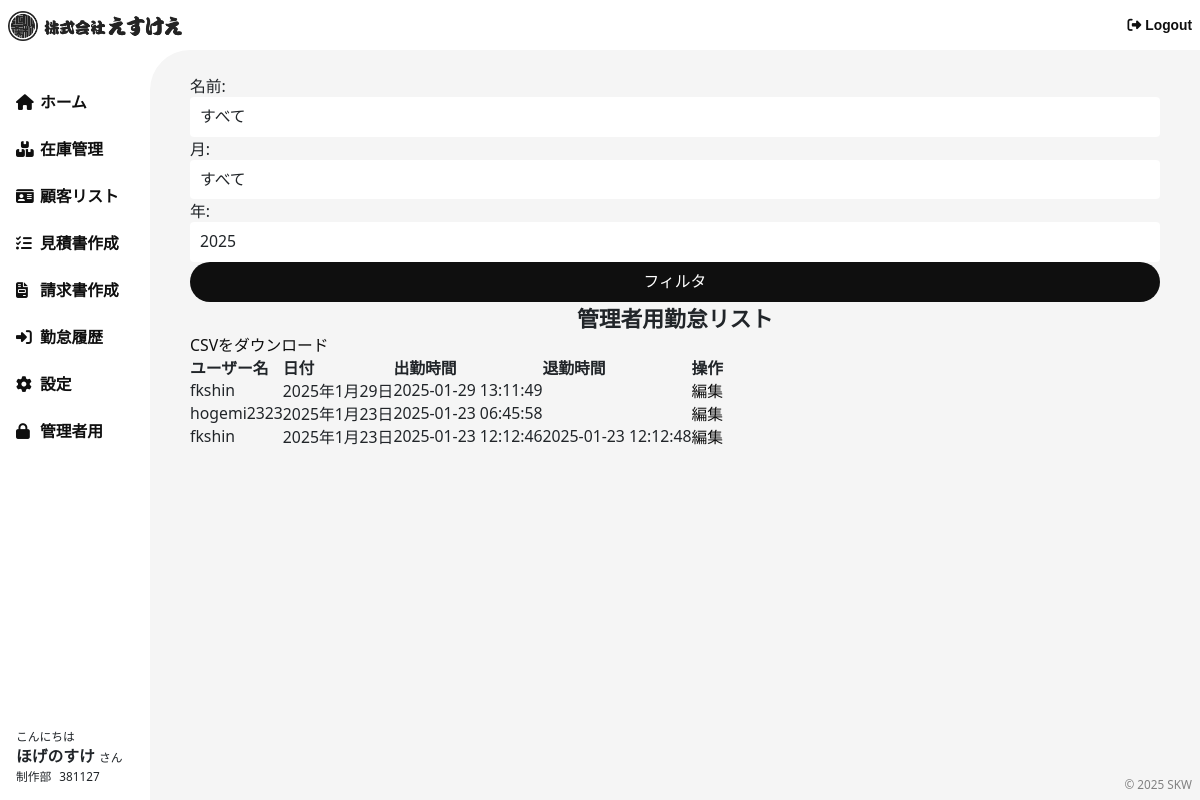
Page /attendance/admin_list/ (signed in) on the committed database.
### accounts/models.py (models this page shows, shortened)
class Profile(models.Model):
    user = models.OneToOneField(User, on_delete=models.CASCADE)
    phone_number = models.CharField(max_length=15, blank=True, null=True)
    department = models.CharField(max_length=100, blank=True, null=True)

### bms/models.py (models this page shows, shortened)
class Employee(models.Model):
    first_name = models.CharField(max_length=50, verbose_name="名", blank=True, null=True)
    last_name = models.CharField(max_length=50, verbose_name="姓", blank=True, null=True)
    email = models.EmailField(unique=True, verbose_name="メールアドレス", blank=True, null=True)
    department = models.CharField(max_length=100, verbose_name="部署", blank=True, null=True)
    phone_number = models.CharField(max_length=15, verbose_name="電話番号", blank=True, null=True)
    employee_number = models.CharField(
        max_length=6, unique=True, blank=True, null=True, verbose_name="社員番号"
    )

### attendance/models.py (models this page shows, shortened)
class AttendanceRecord(models.Model):
    user = models.ForeignKey(User, on_delete=models.CASCADE)  # ユーザーとの関連付け
    clock_in = models.DateTimeField(null=True, blank=True)  # 出勤時間
    clock_out = models.DateTimeField(null=True, blank=True)  # 退勤時間
    date = models.DateField(auto_now_add=True)  # 勤務日

### attendance/views.py (the view)
# urls.py: path('admin_list/', views.admin_attendance_list, name='admin_attendance_list'),  # 管理者向け勤怠リスト
@user_passes_test(lambda u: u.is_staff)
def admin_attendance_list(request):
    records = AttendanceRecord.objects.select_related('user').order_by('-date')
    current_time = now()
    month = request.GET.get('month')
    year = request.GET.get('year')
    name = request.GET.get('name')
    if name:
        records = records.filter(user__username__icontains=name)
    if year:
        records = records.filter(date__year=year)
    if month:
        records = records.filter(date__month=month)
    months = range(1, 13)
    users = User.objects.all()
    return render(request, 'attendance/admin_list.html', {
        'records': records,
        'month': month,
        'year': year,
        'name': name,
        'now': current_time,
        'months': months,  # これを追加
        'users': users,
    })

### bms/context_processors.py (called while the page is built)
def profile_info(request):
    if request.user.is_authenticated:
        user = request.user
        employee = Employee.objects.filter(email=user.email).first()
        if not employee:
            employee = Employee(employee_number="000000", email=user.email)
        return {
            'profile_info': {
                '姓': user.first_name or '設定されていません',
                '名': user.last_name or '設定されていません',
                'ログインID': user.username or '設定されていません',
                'メールアドレス': user.email or '設定されていません',
                '電話番号': getattr(user, 'profile', None) and getattr(user.profile, 'phone_number', '設定されていません'),
                '部署': getattr(user, 'profile', None) and getattr(user.profile, 'department', '設定されていません'),
            },
            'employee': employee  # Employeeデータも全ページで使えるようにする
        }
    return {'profile_info': None, 'employee': None}

### templates/attendance/admin_list.html (shortened to what this page needs)
{% extends "base.html" %}
{% block content %}
<form method="get">
    <label for="name">名前:</label>
    <select name="name" id="name">
        <option value="">すべて</option>
    </select>
    <label for="month">月:</label>
    <select name="month" id="month">
        <option value="">すべて</option>
    </select>
    <label for="year">年:</label>
    <input type="number" name="year" id="year" value="{{ year|default:now.year }}">
    <button type="submit">フィルタ</button>
</form>
<h1>管理者用勤怠リスト</h1>
<a href="{% url 'export_attendance_csv' %}">CSVをダウンロード</a>
<table border="1">
    <thead>
        <tr>
            <th>ユーザー名</th>
            <th>日付</th>
            <th>出勤時間</th>
            <th>退勤時間</th>
            <th>操作</th>
        </tr>
    </thead>
    <tbody>
        {% for record in records %}
        <tr>
            <td>{{ record.user.username }}</td>
            <td>{{ record.date }}</td>
            <td>{{ record.clock_in|date:"Y-m-d H:i:s" }}</td>
            <td>{{ record.clock_out|date:"Y-m-d H:i:s" }}</td>
            <td><a href="{% url 'edit_attendance' record.id %}">編集</a></td>
        </tr>
        {% empty %}
        <tr>
            <td colspan="5">勤怠記録がありません。</td>
        </tr>
        {% endfor %}
    </tbody>
</table>
{% endblock %}

### templates/base.html (shortened to what this page needs)
{% load django_browser_reload %}
<!DOCTYPE html>
<html lang="ja">
<head>
    {% load static %}
    {% include 'common/parts/head.html' %}
</head>
<body class="drawer drawer--right">
        <header class="header container-fluid">
            <div class="header__wrap">
                <div class="logo">
                    <a href="{% url 'index' %}">
                        <img src="{% static 'image/logo-bk.png' %}" alt="">
                    </a>
                </div>
                <div class="logout">
                    <a href=""><i class="fas fa-sign-out-alt"></i>Logout</a>
                </div>
            </div>
        </header>
    <div class="contents-wrapper">
        <aside>
            <ul class="menu">
                {% include 'common/parts/nav-menu.html' %}
            </ul>
            <div class="profile">
                <div class="hello">こんにちは</div>
                <div class="name">{{ profile_info.名 }} <span>さん</span></div>
                <div class="wrap">
                    <div class="sect">{{ profile_info.部署 }}</div>
                    <div class="numb">{{ employee.employee_number }}</div>
                </div>
            </div>
        </aside>
        <main>
            {% block content %}
            {% endblock %}
        </main>
        <footer class="footer">
            <div class="cr"><a href="{% url 'index' %}">&copy; 2025 SKW</a></div>
        </footer>
    </div>
</body>
</html>

### static/css/style.css (style rules this page uses)
html, body, div, span, applet, object, iframe, h1, h2, h3, h4, h5, h6, p, blockquote, pre, a, abbr, acronym, address, big, cite, code, del, dfn, em, img, ins, kbd, q, s, samp, small, strike, strong, sub, sup, tt, var, b, u, i, center, dl, dt, dd, ol, ul, li, fieldset, form, label, legend, table, caption, tbody, tfoot, thead, tr, th, td, article, aside, canvas, details, embed, figure, figcaption, footer, header, hgroup, menu, nav, output, ruby, section, summary, time, mark, audio, video { margin: 0; padding: 0; border: none; font-style: normal; text-align: left; zoom: 1; }
article, aside, details, figcaption, figure, footer, header, hgroup, menu, nav, section { display: block; }
table { border-collapse: collapse; font-family: inherit; }
h1, h2, h3, h4, h5 { font-size: 100%; font-weight: normal; line-height: 1; }
input, textarea, select { font-family: inherit; font-size: 16px; }
th, td { border-collapse: collapse; }
table th, table td { white-space: nowrap; }
ul, ol { list-style-type: none; }
img { vertical-align: text-bottom; vertical-align: -webkit-baseline-middle; max-width: 100%; height: auto; width: auto; }
.h1, .h2, .h3, .h4, .h5, .h6, h1, h2, h3, h4, h5, h6 { margin-bottom: unset; font-weight: unset; line-height: unset; }
html { font-size: 62.5%; }
body { font-size: clamp(1.4rem, 1.3346938776rem + 0.2040816327vw, 1.6rem); }
body a { color: #0f0f0f; }
body img { max-width: 100%; height: auto; }
body { line-height: normal; }
button, input, optgroup, select, textarea { margin: 0; padding: 0; font-family: inherit; font-size: 100%; line-height: 1.5; color: inherit; background: none; border: none; outline: none; box-shadow: none; -webkit-appearance: none; -moz-appearance: none; appearance: none; }
input, select, textarea { width: 100%; display: block; border: unset; border-radius: 4px; padding: 8px 10px; background-color: #fff; transition: border-color 0.2s ease-in-out, box-shadow 0.2s ease-in-out; }
select { cursor: pointer; background-color: #fff; }
button { background: none; border: none; padding: 0; cursor: pointer; }
button, input[type=submit], input[type=reset], input[type=button] { display: inline-block; padding: 4px 16px; font-size: clamp(1.4rem, 1.3346938776rem + 0.2040816327vw, 1.6rem); border-radius: 4px; background-color: #0f0f0f; color: #fff; text-align: center; transition: background 0.2s; width: 100%; }
button { border-radius: 100px; padding: 8px; }
::placeholder { color: #999; opacity: 1; }
body { font-size: clamp(1.2rem, 1.1346938776rem + 0.2040816327vw, 1.4rem); }
a { text-decoration: unset; }
.header { position: fixed; background-color: white; height: 50px; width: 100%; padding: 8px; display: flex; justify-content: center; align-items: center; z-index: 999; }
.header__wrap { display: flex; justify-content: center; align-items: center; justify-content: space-between; width: 100%; }
.header__wrap .logo img { height: 30px; }
.header__wrap .logout { font-size: clamp(1.2rem, 1.1346938776rem + 0.2040816327vw, 1.4rem); font-family: "brother-1816", sans-serif; font-weight: 800; font-style: normal; }
.header__wrap .logout i { margin-right: 4px; }
.contents-wrapper { display: grid; grid-template-columns: 150px 1fr; padding-top: 50px; min-height: 100vh; position: relative; }
main { background-color: whitesmoke; border-top-left-radius: 40px; padding: 24px 40px; }
aside { padding: 40px 16px 16px 16px; display: flex; flex-direction: column; justify-content: space-between; }
aside .profile { font-size: clamp(1.4rem, 1.3346938776rem + 0.2040816327vw, 1.6rem); }
aside .profile .name { font-weight: bold; }
aside .profile .name span { font-size: clamp(1rem, 0.9346938776rem + 0.2040816327vw, 1.2rem); font-weight: normal; }
aside .profile .hello { font-size: clamp(1rem, 0.9346938776rem + 0.2040816327vw, 1.2rem); }
aside .profile .wrap { display: flex; justify-content: center; align-items: center; font-size: clamp(1rem, 0.9346938776rem + 0.2040816327vw, 1.2rem); gap: 8px; justify-content: flex-start; }
.footer { position: absolute; font-size: clamp(1rem, 0.9346938776rem + 0.2040816327vw, 1.2rem); bottom: 8px; right: 8px; }
.footer .cr { margin: 0 auto; text-align: center; opacity: 0.5; }
h1 { font-family: "brother-1816", sans-serif; font-weight: 800; font-style: normal; font-size: clamp(2rem, 1.9346938776rem + 0.2040816327vw, 2.2rem); margin: auto; text-align: center; }

### rows in the picture
Profile: 部署 "制作部"
Employee: employee_number "381127"
AttendanceRecord: user.username "fkshin", date "2025年1月29日", clock_in "2025-01-29 13:11:49"
AttendanceRecord: user.username "hogemi2323", date "2025年1月23日", clock_in "2025-01-23 06:45:58"
AttendanceRecord: user.username "fkshin", date "2025年1月23日", clock_in "2025-01-23 12:12:46", clock_out "2025-01-23 12:12:48"

### other values in the picture
{{ profile_info.名 }} "ほげのすけ"
